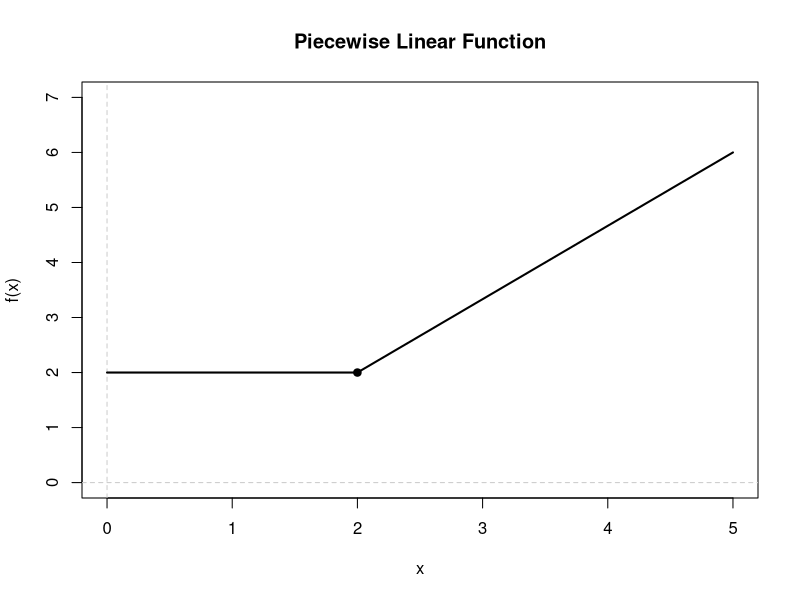
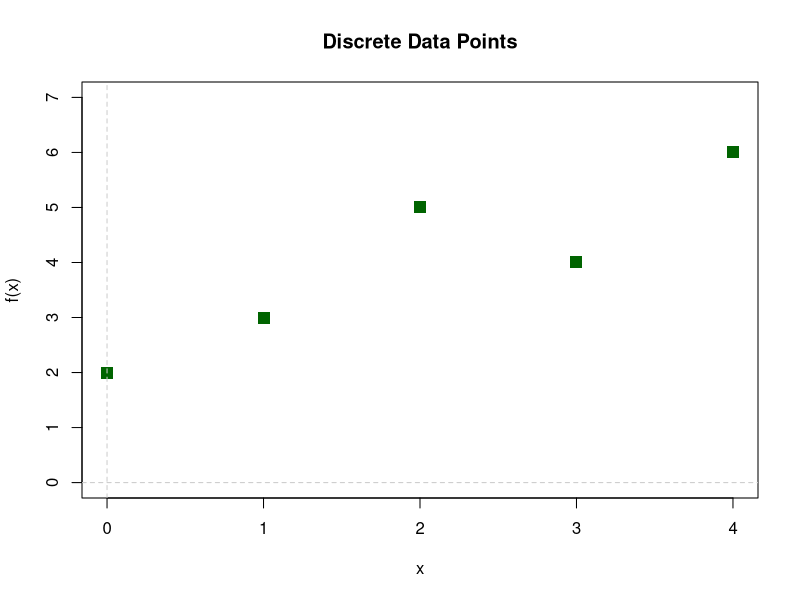
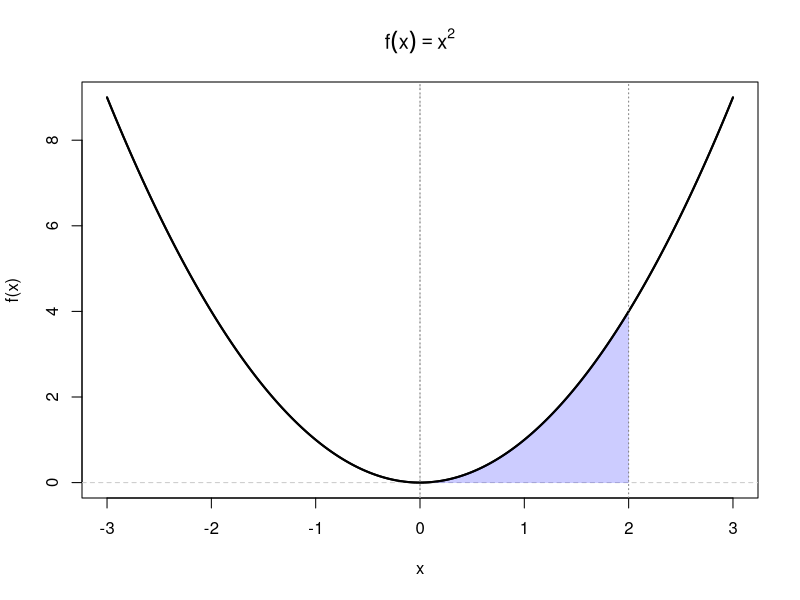
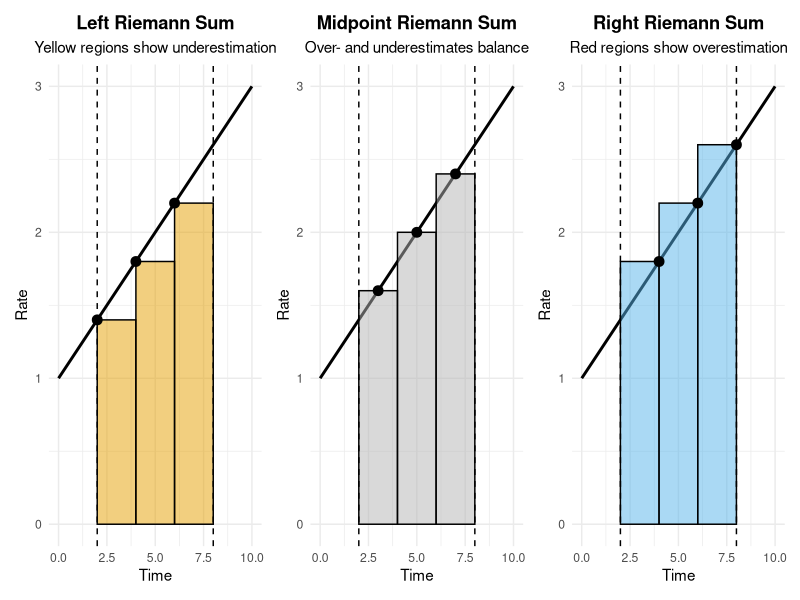
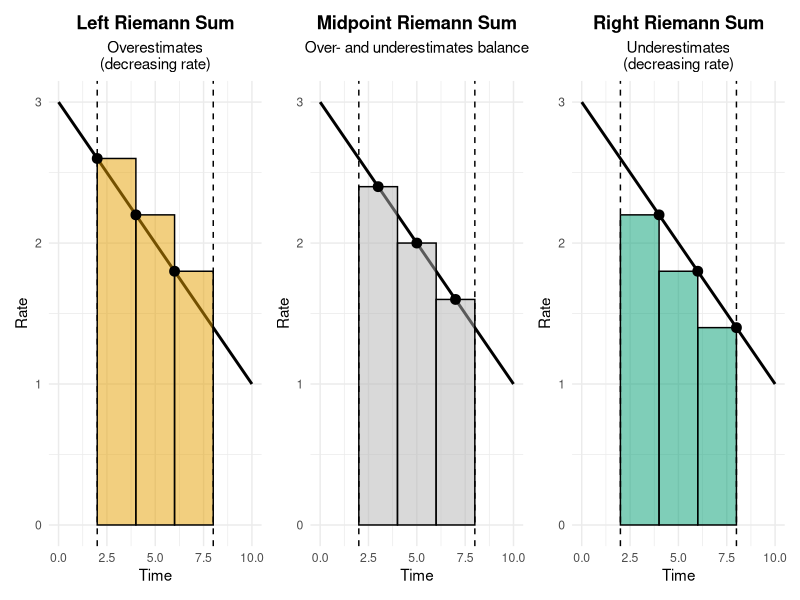
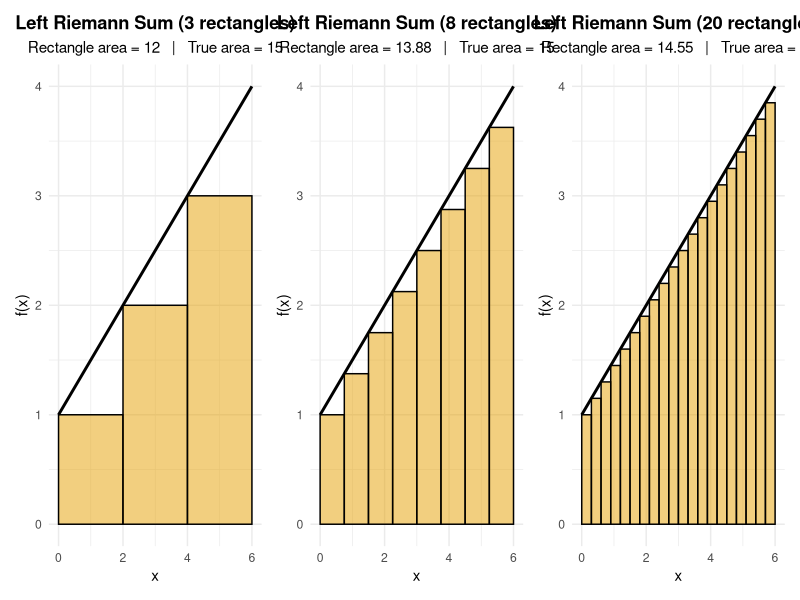
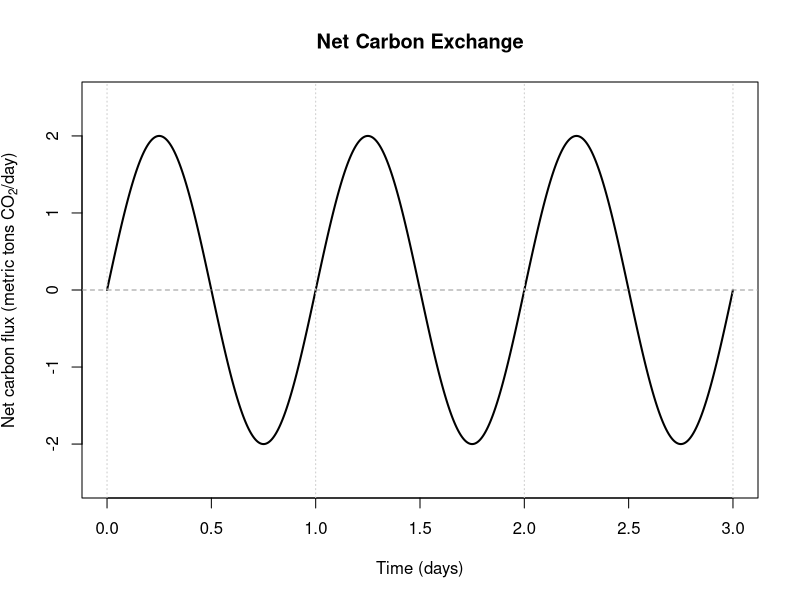
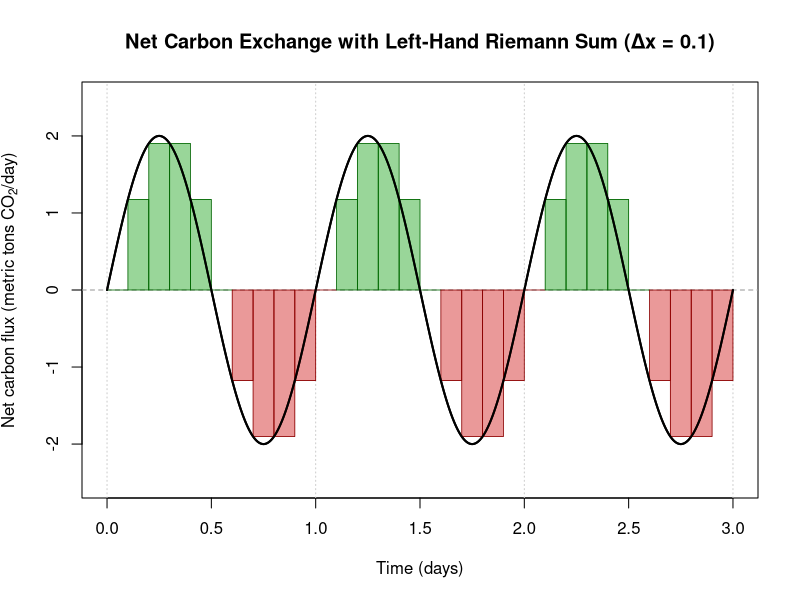

The R source for these figures, in order:
## ---- chunk 1
# Segment 1: constant from x = 0 to x = 2
x1 <- seq(0, 2, length.out = 100)
y1 <- rep(2, length(x1))

# Segment 2: linear from (2, 2) to (5, 6)
x2 <- seq(2, 5, length.out = 100)
y2 <- 2 + (6 - 2) / (5 - 2) * (x2 - 2)

# Set up the plotting window
plot(
  NA,
  xlim = c(0, 5),
  ylim = c(0, 7),
  xlab = "x",
  ylab = "f(x)",
  main = "Piecewise Linear Function"
)

# Reference lines
abline(h = 0, col = "gray80", lty = 2)
abline(v = 0, col = "gray80", lty = 2)

# Draw the function
lines(x1, y1, lwd = 2)
lines(x2, y2, lwd = 2)

# Mark the join point
points(2, 2, pch = 19)
## ---- chunk 2
# Given data
x <- c(0, 1, 2, 3, 4)
y <- c(2, 3, 5, 4, 6)

# Create the plot
plot(
  x, y,
  pch = 15,            # square marker
  cex = 1.6,           # larger size
  col = "darkgreen",   # green color
  xlab = "x",
  ylab = "f(x)",
  main = "Discrete Data Points",
  xlim = c(0, 4),
  ylim = c(0, 7)
)

# Reference lines
abline(h = 0, col = "gray80", lty = 2)
abline(v = 0, col = "gray80", lty = 2)

## ---- chunk 3
# Function and domain
f <- function(x) x^2
x_plot <- seq(-3, 3, length.out = 400)

# Shaded region bounds
a <- 0
b <- 2
x_shade <- seq(a, b, length.out = 200)

# Plot the function over [-3, 3]
plot(
  x_plot, f(x_plot),
  type = "l",
  lwd = 2,
  xlab = "x",
  ylab = "f(x)",
  main = expression(f(x) == x^2),
  xlim = c(-3, 3),
  ylim = c(0, f(3))
)

# Reference lines
abline(h = 0, col = "gray80", lty = 2)
abline(v = 0, col = "gray80", lty = 2)

# Shade the area under the curve on [0, 2]
polygon(
  c(x_shade, rev(x_shade)),
  c(f(x_shade), rep(0, length(x_shade))),
  col = rgb(0, 0, 1, 0.2),
  border = NA
)

# Re-draw the curve on top for clarity
lines(x_plot, f(x_plot), lwd = 2)

# Mark the bounds a and b
abline(v = a, col = "gray50", lty = 3)
abline(v = b, col = "gray50", lty = 3)

## ---- chunk 4

library(ggplot2)
library(patchwork)

# Increasing rate function
f_fun <- function(t) 0.2 * t + 1

t <- seq(0, 10, length.out = 500)
curve_df <- data.frame(t = t, f = f_fun(t))

# Interval and partition
a <- 2
b <- 8
n <- 3
dt <- (b - a) / n

base <- data.frame(
  t0 = seq(a, b - dt, by = dt)
)
base$t1 <- base$t0 + dt
base$left  <- base$t0
base$right <- base$t1
base$mid   <- (base$t0 + base$t1) / 2

# Build triangle error regions
make_error_triangles <- function(sample_t, type = c("under", "over")) {
  type <- match.arg(type)
  
  do.call(
    rbind,
    lapply(seq_len(nrow(base)), function(i) {
      
      t_seq <- seq(base$t0[i], base$t1[i], length.out = 50)
      curve_vals <- f_fun(t_seq)
      rect_height <- f_fun(sample_t[i])
      
      if (type == "under") {
        keep <- curve_vals > rect_height
        ymin <- rect_height
        ymax <- curve_vals
        fill <- "under"
      } else {
        keep <- curve_vals < rect_height
        ymin <- curve_vals
        ymax <- rect_height
        fill <- "over"
      }
      
      if (!any(keep)) return(NULL)
      
      data.frame(
        t = t_seq[keep],
        ymin = ymin[keep],
        ymax = ymax[keep],
        fill = fill
      )
    })
  )
}

# Plot builder
make_plot <- function(sample_t, title, rect_fill, error_type, subtitle) {
  
  rects <- data.frame(
    t0 = base$t0,
    t1 = base$t1,
    height = f_fun(sample_t),
    sample_t = sample_t
  )
  
  p <- ggplot(curve_df, aes(x = t, y = f)) +
    geom_line(linewidth = 1) +
    
    # Rectangles
    geom_rect(
      data = rects,
      aes(xmin = t0, xmax = t1, ymin = 0, ymax = height),
      inherit.aes = FALSE,
      fill = rect_fill,
      alpha = 0.5,
      color = "black"
    ) +
    
    # Sampling points
    geom_point(
      data = rects,
      aes(x = sample_t, y = height),
      inherit.aes = FALSE,
      size = 3
    ) +
    
    geom_vline(xintercept = c(a, b), linetype = "dashed") +
    
    labs(
      title = title,
      subtitle = subtitle,
      x = "Time",
      y = "Rate"
    ) +
    
    theme_minimal() +
    theme(
      legend.position = "none",
      plot.title = element_text(face = "bold", hjust = 0.5),
      plot.subtitle = element_text(hjust = 0.5)
    )
  
  # Add error shading ONLY if needed
  if (error_type != "none") {
    
    error_df <- make_error_triangles(sample_t, error_type)
    
    p <- p +
      geom_ribbon(
        data = error_df,
        aes(x = t, ymin = ymin, ymax = ymax, fill = fill),
        inherit.aes = FALSE,
        alpha = 0.6
      ) +
      scale_fill_manual(
        values = c(
          "under" = "#F0E442",
          "over"  = "#D55E00"
        )
      )
  }
  
  p
}

# Build panels
p_left <- make_plot(
  base$left,
  "Left Riemann Sum",
  rect_fill = "#E69F00",
  error_type = "under",
  subtitle = "Yellow regions show underestimation"
)

p_mid <- make_plot(
  base$mid,
  "Midpoint Riemann Sum",
  rect_fill = "grey70",
  error_type = "none",
  subtitle = "Over- and underestimates balance"
)

p_right <- make_plot(
  base$right,
  "Right Riemann Sum",
  rect_fill = "#56B4E9",
  error_type = "over",
  subtitle = "Red regions show overestimation"
)

# Combine panels
p_left | p_mid | p_right


## ---- chunk 5

library(ggplot2)
library(patchwork)

# Decreasing rate function
f_fun <- function(t) -0.2 * t + 3

t <- seq(0, 10, length.out = 500)
curve_df <- data.frame(t = t, f = f_fun(t))

# Interval and partition
a <- 2
b <- 8
n <- 3
dt <- (b - a) / n

base <- data.frame(
  t0 = seq(a, b - dt, by = dt)
)
base$t1 <- base$t0 + dt
base$left  <- base$t0
base$right <- base$t1
base$mid   <- (base$t0 + base$t1) / 2

# Build triangle error regions
make_error_triangles <- function(sample_t, type = c("under", "over")) {
  type <- match.arg(type)
  
  do.call(
    rbind,
    lapply(seq_len(nrow(base)), function(i) {
      
      t_seq <- seq(base$t0[i], base$t1[i], length.out = 50)
      curve_vals <- f_fun(t_seq)
      rect_height <- f_fun(sample_t[i])
      
      if (type == "under") {
        keep <- curve_vals > rect_height
        ymin <- rect_height
        ymax <- curve_vals
        fill <- "under"
      } else {
        keep <- curve_vals < rect_height
        ymin <- curve_vals
        ymax <- rect_height
        fill <- "over"
      }
      
      if (!any(keep)) return(NULL)
      
      data.frame(
        t = t_seq[keep],
        ymin = ymin[keep],
        ymax = ymax[keep],
        fill = fill
      )
    })
  )
}

# Plot builder
make_plot <- function(sample_t, title, rect_fill, error_type, subtitle) {
  
  rects <- data.frame(
    t0 = base$t0,
    t1 = base$t1,
    height = f_fun(sample_t),
    sample_t = sample_t
  )
  
  p <- ggplot(curve_df, aes(x = t, y = f)) +
    geom_line(linewidth = 1) +
    
    geom_rect(
      data = rects,
      aes(xmin = t0, xmax = t1, ymin = 0, ymax = height),
      inherit.aes = FALSE,
      fill = rect_fill,
      alpha = 0.5,
      color = "black"
    ) +
    
    geom_point(
      data = rects,
      aes(x = sample_t, y = height),
      inherit.aes = FALSE,
      size = 3
    ) +
    
    geom_vline(xintercept = c(a, b), linetype = "dashed") +
    
    labs(
      title = title,
      subtitle = subtitle,
      x = "Time",
      y = "Rate"
    ) +
    
    theme_minimal() +
    theme(
      legend.position = "none",
      plot.title = element_text(face = "bold", hjust = 0.5),
      plot.subtitle = element_text(hjust = 0.5)
    )
  
  if (error_type != "none") {
    
    error_df <- make_error_triangles(sample_t, error_type)
    
    p <- p +
      geom_ribbon(
        data = error_df,
        aes(x = t, ymin = ymin, ymax = ymax, fill = fill),
        inherit.aes = FALSE,
        alpha = 0.6
      ) +
      scale_fill_manual(
        values = c(
          "under" = "#56B4E9",  # blue = missing area
          "over"  = "#D55E00"   # red = extra area
        )
      )
  }
  
  p
}

# Build panels (NOTE: error types flipped)
p_left <- make_plot(
  base$left,
  "Left Riemann Sum",
  rect_fill = "#E69F00",
  error_type = "over",
  subtitle = "Overestimates\n(decreasing rate)"
)

p_mid <- make_plot(
  base$mid,
  "Midpoint Riemann Sum",
  rect_fill = "grey70",
  error_type = "none",
  subtitle = "Over- and underestimates balance"
)

p_right <- make_plot(
  base$right,
  "Right Riemann Sum",
  rect_fill = "#009E73",
  error_type = "under",
  subtitle = "Underestimates\n(decreasing rate)"
)

# Combine panels
p_left | p_mid | p_right

## ---- chunk 6

library(ggplot2)
library(patchwork)

# Increasing function
f_fun <- function(x) 0.5 * x + 1

# Interval
a <- 0
b <- 6

# True area (exact integral)
true_area <- integrate(f_fun, a, b)$value

# Helper function to build a plot
make_plot <- function(n_rect, title_suffix) {
  
  dx <- (b - a) / n_rect
  x_left <- seq(a, b - dx, by = dx)
  
  rects <- data.frame(
    x0 = x_left,
    x1 = x_left + dx,
    height = f_fun(x_left)
  )
  
  approx_area <- sum(rects$height * dx)
  
  curve_x <- seq(a, b, length.out = 400)
  curve_df <- data.frame(x = curve_x, y = f_fun(curve_x))
  
  ggplot(curve_df, aes(x = x, y = y)) +
    geom_line(linewidth = 1) +
    geom_rect(
      data = rects,
      aes(xmin = x0, xmax = x1, ymin = 0, ymax = height),
      inherit.aes = FALSE,
      fill = "#E69F00",
      alpha = 0.5,
      color = "black"
    ) +
    labs(
      title = paste0("Left Riemann Sum (", n_rect, " rectangles)"),
      subtitle = paste0(
        "Rectangle area = ", round(approx_area, 2),
        "   |   True area = ", round(true_area, 2)
      ),
      x = "x",
      y = "f(x)"
    ) +
    theme_minimal() +
    theme(
      plot.title = element_text(face = "bold", hjust = 0.5),
      plot.subtitle = element_text(hjust = 0.5)
    )
}

# Build panels
p1 <- make_plot(3, "3 rectangles")
p2 <- make_plot(8, "8 rectangles")
p3 <- make_plot(20, "20 rectangles")

# Combine
p1 | p2 | p3

## ---- chunk 7
# One-day period sinusoid: period = 1 day
f <- function(t) 2 * sin(2 * pi * t)
t <- seq(0, 3, length.out = 800)

plot(
  t, f(t),
  type = "l",
  lwd = 2,
  xlab = "Time (days)",
  ylab = expression("Net carbon flux (metric tons CO"[2]*"/day)"),
  main = "Net Carbon Exchange",
  xlim = c(0, 3),
  ylim = c(-2.5, 2.5)
)

abline(h = 0, col = "gray60", lty = 2)
abline(v = 0:3, col = "gray80", lty = 3)  # day markers at t = 0,1,2,3

## ---- chunk 8
# One-day period sinusoid (period = 1 day)
f <- function(t) 2 * sin(2 * pi * t)

# Smooth curve for the function
t <- seq(0, 3, length.out = 800)

# Left-hand Riemann sum settings
dx <- 0.1
x_left <- seq(0, 3 - dx, by = dx)
h <- f(x_left)

# Plot the function
plot(
  t, f(t),
  type = "l",
  lwd = 2,
  xlab = "Time (days)",
  ylab = expression("Net carbon flux (metric tons CO"[2]*"/day)"),
  main = "Net Carbon Exchange with Left-Hand Riemann Sum (Δx = 0.1)",
  xlim = c(0, 3),
  ylim = c(-2.5, 2.5)
)

# Reference lines
abline(h = 0, col = "gray60", lty = 2)
abline(v = 0:3, col = "gray80", lty = 3)

# Draw LH Riemann rectangles with color + outline
for (i in seq_along(x_left)) {
  x0 <- x_left[i]
  x1 <- x_left[i] + dx
  
  if (h[i] >= 0) {
    rect(
      x0, 0, x1, h[i],
      col = rgb(0, 0.6, 0, 0.4),     # green fill
      border = "darkgreen",
      lwd = 0.8
    )
  } else {
    rect(
      x0, h[i], x1, 0,
      col = rgb(0.8, 0, 0, 0.4),     # red fill
      border = "darkred",
      lwd = 0.8
    )
  }
}

# Re-draw the curve on top
lines(t, f(t), lwd = 2)

## ---- chunk 9
# One-day period sinusoid (period = 1 day)
f <- function(t) 2 * sin(2 * pi * t)

# Smooth curve for the function
t <- seq(0, 3, length.out = 800)

# Left-hand Riemann sum settings
dx <- 0.01
x_left <- seq(0, 3 - dx, by = dx)
h <- f(x_left)

# Plot the function
plot(
  t, f(t),
  type = "l",
  lwd = 2,
  xlab = "Time (days)",
  ylab = expression("Net carbon flux (metric tons CO"[2]*"/day)"),
  main = "Net Carbon Exchange with Left-Hand Riemann Sum (Δx = 0.01)",
  xlim = c(0, 3),
  ylim = c(-2.5, 2.5)
)

# Reference lines
abline(h = 0, col = "gray60", lty = 2)
abline(v = 0:3, col = "gray80", lty = 3)

# Draw LH Riemann rectangles with color + outline
for (i in seq_along(x_left)) {
  x0 <- x_left[i]
  x1 <- x_left[i] + dx
  
  if (h[i] >= 0) {
    rect(
      x0, 0, x1, h[i],
      col = rgb(0, 0.6, 0, 0.4),     # green fill
      border = "darkgreen",
      lwd = 0.8
    )
  } else {
    rect(
      x0, h[i], x1, 0,
      col = rgb(0.8, 0, 0, 0.4),     # red fill
      border = "darkred",
      lwd = 0.8
    )
  }
}

# Re-draw the curve on top
lines(t, f(t), lwd = 2)
